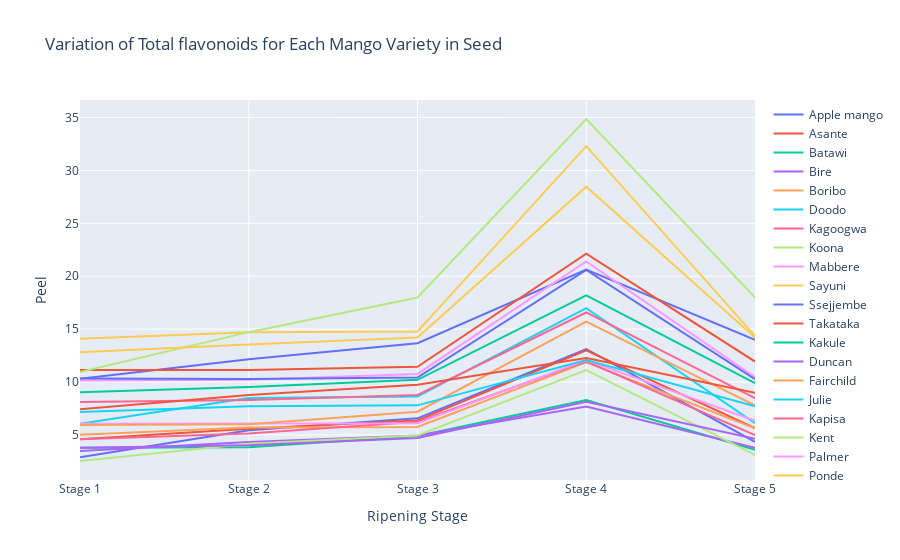

This figure's notebook cell:
### Code cell
# Create traces for each mango variety
traces = []
for variety in data['Mango variety'].unique():
    subset = data[data['Mango variety'] == variety]
    trace = go.Scatter(x=subset['Ripening stage'], y=subset['Seed'], mode='lines', name=variety)
    traces.append(trace)

# Create layout
layout = go.Layout(title='Variation of Total flavonoids for Each Mango Variety in Seed',
                   xaxis=dict(title='Ripening Stage'),
                   yaxis=dict(title='Peel',  tick0=0, dtick=5))

# Create figure
fig = go.Figure(data=traces, layout=layout)

# Plot figure
pio.show(fig)

# Save as HTML file
pio.write_html(fig, 'Total_flavonoids_in_Seed.html')

### Figure 1 — Plotly figure (JSON) as saved in the notebook; plotly's stock layout.template omitted (floating-point values rounded to 4 significant figures)
{"data": [{"mode": "lines", "name": "Apple mango", "type": "scatter", "x": ["Stage 1", "Stage 2", "Stage 3", "Stage 4", "Stage 5"], "y": [2.89, 5.44, 6.56, 13.11, 4.33]}, {"mode": "lines", "name": "Asante", "type": "scatter", "x": ["Stage 1", "Stage 2", "Stage 3", "Stage 4", "Stage 5"], "y": [4.58, 5.57, 6.37, 12.99, 5.63]}, {"mode": "lines", "name": "Batawi", "type": "scatter", "x": ["Stage 1", "Stage 2", "Stage 3", "Stage 4", "Stage 5"], "y": [3.78, 3.84, 4.89, 8.3, 3.6]}, {"mode": "lines", "name": "Bire", "type": "scatter", "x": ["Stage 1", "Stage 2", "Stage 3", "Stage 4", "Stage 5"], "y": [3.47, 4.33, 4.95, 7.67, 3.78]}, {"mode": "lines", "name": "Boribo", "type": "scatter", "x": ["Stage 1", "Stage 2", "Stage 3", "Stage 4", "Stage 5"], "y": [5.01, 5.69, 5.75, 11.86, 5.63]}, {"mode": "lines", "name": "Doodo", "type": "scatter", "x": ["Stage 1", "Stage 2", "Stage 3", "Stage 4", "Stage 5"], "y": [6.04, 8.49, 8.62, 16.98, 6.11]}, {"mode": "lines", "name": "Kagoogwa", "type": "scatter", "x": ["Stage 1", "Stage 2", "Stage 3", "Stage 4", "Stage 5"], "y": [4.58, 5.12, 6.25, 11.95, 4.99]}, {"mode": "lines", "name": "Koona", "type": "scatter", "x": ["Stage 1", "Stage 2", "Stage 3", "Stage 4", "Stage 5"], "y": [2.53, 4.17, 4.95, 11.13, 3.1]}, {"mode": "lines", "name": "Mabbere", "type": "scatter", "x": ["Stage 1", "Stage 2", "Stage 3", "Stage 4", "Stage 5"], "y": [6.04, 6.04, 6.1, 12.07, 6.33]}, {"mode": "lines", "name": "Sayuni", "type": "scatter", "x": ["Stage 1", "Stage 2", "Stage 3", "Stage 4", "Stage 5"], "y": [14.09, 14.71, 14.77, 32.29, 14.35]}, {"mode": "lines", "name": "Ssejjembe", "type": "scatter", "x": ["Stage 1", "Stage 2", "Stage 3", "Stage 4", "Stage 5"], "y": [10.31, 12.14, 13.67, 20.63, 13.98]}, {"mode": "lines", "name": "Takataka", "type": "scatter", "x": ["Stage 1", "Stage 2", "Stage 3", "Stage 4", "Stage 5"], "y": [11.13, 11.13, 11.44, 22.13, 11.93]}, {"mode": "lines", "name": "Kakule", "type": "scatter", "x": ["Stage 1", "Stage 2", "Stage 3", "Stage 4", "Stage 5"], "y": [9.03, 9.52, 10.2, 18.18, 9.89]}, {"mode": "lines", "name": "Duncan", "type": "scatter", "x": ["Stage 1", "Stage 2", "Stage 3", "Stage 4", "Stage 5"], "y": [3.78, 4.02, 4.7, 8.14, 4.64]}, {"mode": "lines", "name": "Fairchild", "type": "scatter", "x": ["Stage 1", "Stage 2", "Stage 3", "Stage 4", "Stage 5"], "y": [5.94, 6, 7.19, 15.71, 7.79]}, {"mode": "lines", "name": "Julie", "type": "scatter", "x": ["Stage 1", "Stage 2", "Stage 3", "Stage 4", "Stage 5"], "y": [7.17, 7.71, 7.79, 12.08, 7.71]}, {"mode": "lines", "name": "Kapisa", "type": "scatter", "x": ["Stage 1", "Stage 2", "Stage 3", "Stage 4", "Stage 5"], "y": [8.1, 8.29, 8.77, 16.57, 8.47]}, {"mode": "lines", "name": "Kent", "type": "scatter", "x": ["Stage 1", "Stage 2", "Stage 3", "Stage 4", "Stage 5"], "y": [10.94, 14.71, 17.99, 34.86, 17.99]}, {"mode": "lines", "name": "Palmer", "type": "scatter", "x": ["Stage 1", "Stage 2", "Stage 3", "Stage 4", "Stage 5"], "y": [10.14, 10.2, 10.76, 21.39, 10.45]}, {"mode": "lines", "name": "Ponde", "type": "scatter", "x": ["Stage 1", "Stage 2", "Stage 3", "Stage 4", "Stage 5"], "y": [12.8, 13.54, 14.2, 28.46, 14.2]}, {"mode": "lines", "name": "Seena", "type": "scatter", "x": ["Stage 1", "Stage 2", "Stage 3", "Stage 4", "Stage 5"], "y": [10.33, 10.29, 10.42, 20.59, 10.26]}, {"mode": "lines", "name": "Tommy atkin", "type": "scatter", "x": ["Stage 1", "Stage 2", "Stage 3", "Stage 4", "Stage 5"], "y": [7.42, 8.78, 9.74, 12.26, 8.97]}], "layout": {"autosize": true, "title": {"text": "Variation of Total flavonoids for Each Mango Variety in Seed"}, "xaxis": {"autorange": true, "range": [0, 4], "title": {"text": "Ripening Stage"}, "type": "category"}, "yaxis": {"autorange": true, "dtick": 5, "range": [0.7339, 36.66], "tick0": 0, "title": {"text": "Peel"}, "type": "linear"}}}
